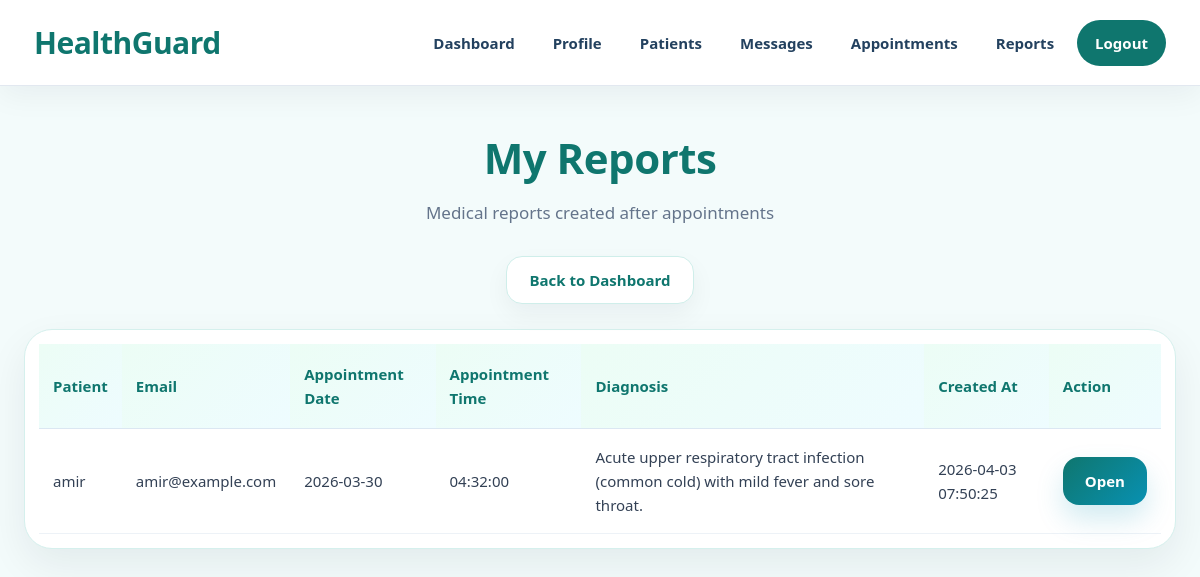
The page /doctor/my_reports.php (signed in) on the database its author committed.
### tables this page shows
CREATE TABLE IF NOT EXISTS `medical_reports` (
  `report_id` int NOT NULL AUTO_INCREMENT,
  `appointment_id` int NOT NULL,
  `patient_id` int NOT NULL,
  `doctor_id` int NOT NULL,
  `diagnosis` text NOT NULL,
  `examination` text,
  `treatment_done` text,
  `doctor_notes` text,
  `follow_up_needed` enum('no','yes') DEFAULT 'no',
  `follow_up_note` text,
  `created_at` datetime DEFAULT CURRENT_TIMESTAMP,
  `updated_at` datetime DEFAULT CURRENT_TIMESTAMP ON UPDATE CURRENT_TIMESTAMP,
  PRIMARY KEY (`report_id`),
  UNIQUE KEY `appointment_id` (`appointment_id`),
  KEY `fk_medical_reports_patient_user` (`patient_id`),
  KEY `fk_medical_reports_doctor` (`doctor_id`)
);

CREATE TABLE IF NOT EXISTS `users` (
  `user_id` int NOT NULL AUTO_INCREMENT,
  `name` varchar(100) NOT NULL,
  `role` enum('patient','doctor','admin') NOT NULL,
  `email` varchar(100) NOT NULL,
  `password` varchar(255) NOT NULL,
  `created_at` timestamp NULL DEFAULT CURRENT_TIMESTAMP,
  PRIMARY KEY (`user_id`),
  UNIQUE KEY `email` (`email`)
);

CREATE TABLE IF NOT EXISTS `appointments` (
  `appointment_id` int NOT NULL AUTO_INCREMENT,
  `patient_id` int NOT NULL,
  `doctor_id` int NOT NULL,
  `appointment_date` date NOT NULL,
  `appointment_time` time NOT NULL,
  `status` varchar(50) NOT NULL DEFAULT 'pending',
  `created_at` datetime NOT NULL DEFAULT CURRENT_TIMESTAMP,
  PRIMARY KEY (`appointment_id`),
  KEY `fk_appointments_patient_user` (`patient_id`),
  KEY `fk_appointments_doctors` (`doctor_id`)
);

### doctor/my_reports.php (the view, shortened to what this page needs)
<?php
$conn = OpenCon();
$doctor_user_id = $_SESSION['user_id'];
$sqlDoctor = "SELECT doctor_id FROM doctors WHERE user_id='$doctor_user_id'";
$resultDoctor = mysqli_query($conn, $sqlDoctor);
$doctor = mysqli_fetch_assoc($resultDoctor);
$doctor_id = $doctor['doctor_id'];
$sql = "SELECT medical_reports.*, appointments.appointment_date, appointments.appointment_time,
               users.name AS patient_name, users.email AS patient_email
        FROM medical_reports
        JOIN appointments ON medical_reports.appointment_id = appointments.appointment_id
        JOIN users ON medical_reports.patient_id = users.user_id
        WHERE medical_reports.doctor_id='$doctor_id'
        ORDER BY medical_reports.created_at DESC";
$result = mysqli_query($conn, $sql);
?>
<!DOCTYPE html>
<html lang="en">
<head>
    <link rel="stylesheet" href="/HealthGuard/style.css">
</head>
<body class="doctor-page">
<?php include("../navbar.php"); ?>
<div class="section">
    <h1 class="section-title">My Reports</h1>
    <p class="section-subtitle">Medical reports created after appointments</p>
    <div class="hero-actions" style="justify-content:center; margin-bottom:25px;">
        <a href="/HealthGuard/doctor/doctor_dashboard.php" class="secondary-btn">Back to Dashboard</a>
    </div>
    <div class="table-wrapper">
        <table>
            <tr>
                <th>Patient</th>
                <th>Email</th>
                <th>Appointment Date</th>
                <th>Appointment Time</th>
                <th>Diagnosis</th>
                <th>Created At</th>
                <th>Action</th>
            </tr>
            <?php if (mysqli_num_rows($result) > 0) { ?>
                <?php while ($row = mysqli_fetch_assoc($result)) { ?>
                <tr>
                    <td><?php echo htmlspecialchars($row['patient_name']); ?></td>
                    <td><?php echo htmlspecialchars($row['patient_email']); ?></td>
                    <td><?php echo htmlspecialchars($row['appointment_date']); ?></td>
                    <td><?php echo htmlspecialchars($row['appointment_time']); ?></td>
                    <td><?php echo htmlspecialchars($row['diagnosis']); ?></td>
                    <td><?php echo htmlspecialchars($row['created_at']); ?></td>
                    <td>
                        <a href="/HealthGuard/doctor/manage_appointment.php?appointment_id=<?php echo $row['appointment_id']; ?>" class="primary-btn">Open</a>
                    </td>
                </tr>
                <?php } ?>
            <?php } else { ?>
                <tr>
                    <td colspan="7">No reports yet.</td>
                </tr>
            <?php } ?>
        </table>
    </div>
</div>
</body>
</html>

### style.css (style rules this page uses)
* { margin: 0; padding: 0; box-sizing: border-box; }
html, body { min-height: 100%; font-family: "Segoe UI", Tahoma, Geneva, Verdana, sans-serif; scroll-behavior: smooth; }
body { background: #f5f8fc; color: #1e293b; line-height: 1.6; }
a { text-decoration: none; transition: 0.25s ease; }
.primary-btn, .secondary-btn, .danger-btn, button, a.primary-btn, a.secondary-btn, a.danger-btn { display: inline-flex !important; align-items: center !important; justify-content: center !important; text-decoration: none !important; font-weight: 800 !important; font-size: 15px !important; line-height: 1 !important; cursor: pointer !important; border-radius: 16px !important; padding: 12px 22px !important; min-height: 48px !important; transition: 0.25s ease !important; border: none; }
.primary-btn, a.primary-btn, button { color: blue !important; }
.secondary-btn, a.secondary-btn { background: #ffffff !important; color: #1e293b !important; border: 1px solid #d9e4ef !important; box-shadow: 0 10px 24px rgba(15, 23, 42, 0.05) !important; }
.section { width: 100%; max-width: 1380px; margin: 0 auto; padding: 38px 24px 42px; }
.section-title { font-size: 42px; font-weight: 800; text-align: center; margin-bottom: 8px; letter-spacing: -0.5px; }
.section-subtitle { text-align: center; font-size: 17px; color: #64748b; margin-bottom: 30px; }
.hero-actions { display: flex; justify-content: center; align-items: center; gap: 14px; flex-wrap: wrap; }
.table-wrapper { width: 100%; overflow-x: auto; background: #ffffff; border-radius: 28px; border: 1px solid #e2e8f0; box-shadow: 0 16px 40px rgba(15, 23, 42, 0.07); padding: 14px; }
table { width: 100%; border-collapse: collapse; min-width: 760px; }
table th { text-align: left; padding: 18px 14px; font-size: 15px; font-weight: 900; color: #0f172a; background: linear-gradient(135deg, #eff6ff, #f8fbff); border-bottom: 1px solid #dbe7f2; }
table td { padding: 16px 14px; border-bottom: 1px solid #edf2f7; color: #334155; font-size: 15px; vertical-align: middle; }
.doctor-page { background: #f3fbfb; min-height: 100vh; }
.doctor-page .primary-btn, .doctor-page button { background: linear-gradient(135deg, #0f766e, #0891b2) !important; color: #ffffff !important; box-shadow: 0 14px 28px rgba(8, 145, 178, 0.18) !important; }
.doctor-page .secondary-btn { color: #0f766e !important; border-color: #cfeeea !important; }
.doctor-page .section-title, .doctor-page .form-box h2, .doctor-page .card h3 { color: #0f766e; }
.doctor-page .table-wrapper { border-color: #d5f0ed; }
.doctor-page table th { background: linear-gradient(135deg, #ecfdf5, #eefcff); color: #0f766e; }

### rows shown on the page
medical_reports: patient.name "amir", patient.email "amir@example.com", appointment.appointment_date "2026-03-30", appointment.appointment_time "04:32:00", diagnosis "Acute upper respiratory tract infection (common cold) with mild fever and sore throat.", created_at "2026-04-03 07:50:25"
